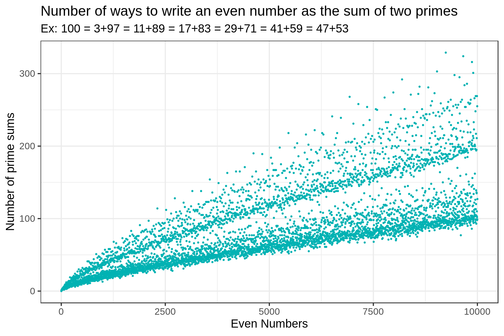

Reproduce this figure in R.
# Summation of primes
#
# The sum of the primes below 10 is 2 + 3 + 5 + 7 = 17.
#
# Find the sum of all the primes below two million.
#
# Bonus: Show that every integer > 2 can be represented as the sum of at least two primes



source("largest_prime_factor.r", echo=F)
primes <- sieve(2e6)
sum_primes <- sum(primes)
print(sum_primes)



goldbach <- function(n) {
    if (n %% 2 != 0) return(0)
    if (n == 2) return(0)
    primes <- rev(sieve(n))
    k <- length(primes)
    g <- 0
    for (i in 1 : k) {
        for (j in i : k) {
            if( (primes[i] + primes[j]) == n ) {
                g <- as.numeric(g + 1)
            }
        }
    }
    return(g)
}

library(ggplot2)
n <- seq(from = 2, by = 2, length.out = 5000)
df <- data.frame(n, g = sapply(n, goldbach))

ggplot(df, aes(n, g)) +
    geom_point(col = "#00b2b3", size = .2) +
    theme_bw(base_size = 10) +
    labs(title = "Number of ways to write an even number as the sum of two primes",
    subtitle = "Ex: 100 = 3+97 = 11+89 = 17+83 = 29+71 = 41+59 = 47+53",
    x = "Even Numbers", y = "Number of prime sums")

ggsave("summation_of_primes.png", width = 6, height = 4)



##
